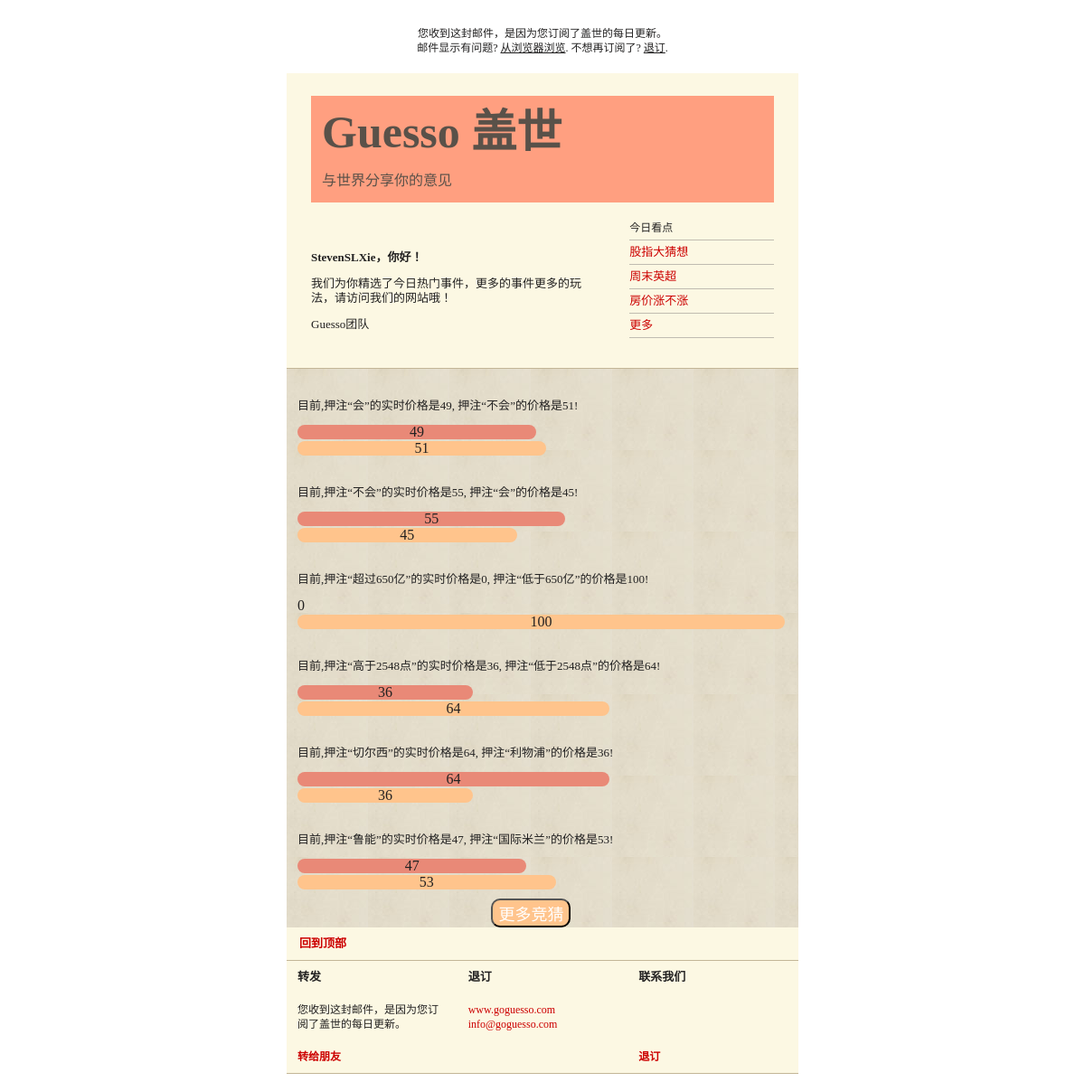
Page /email on the earlier database version.
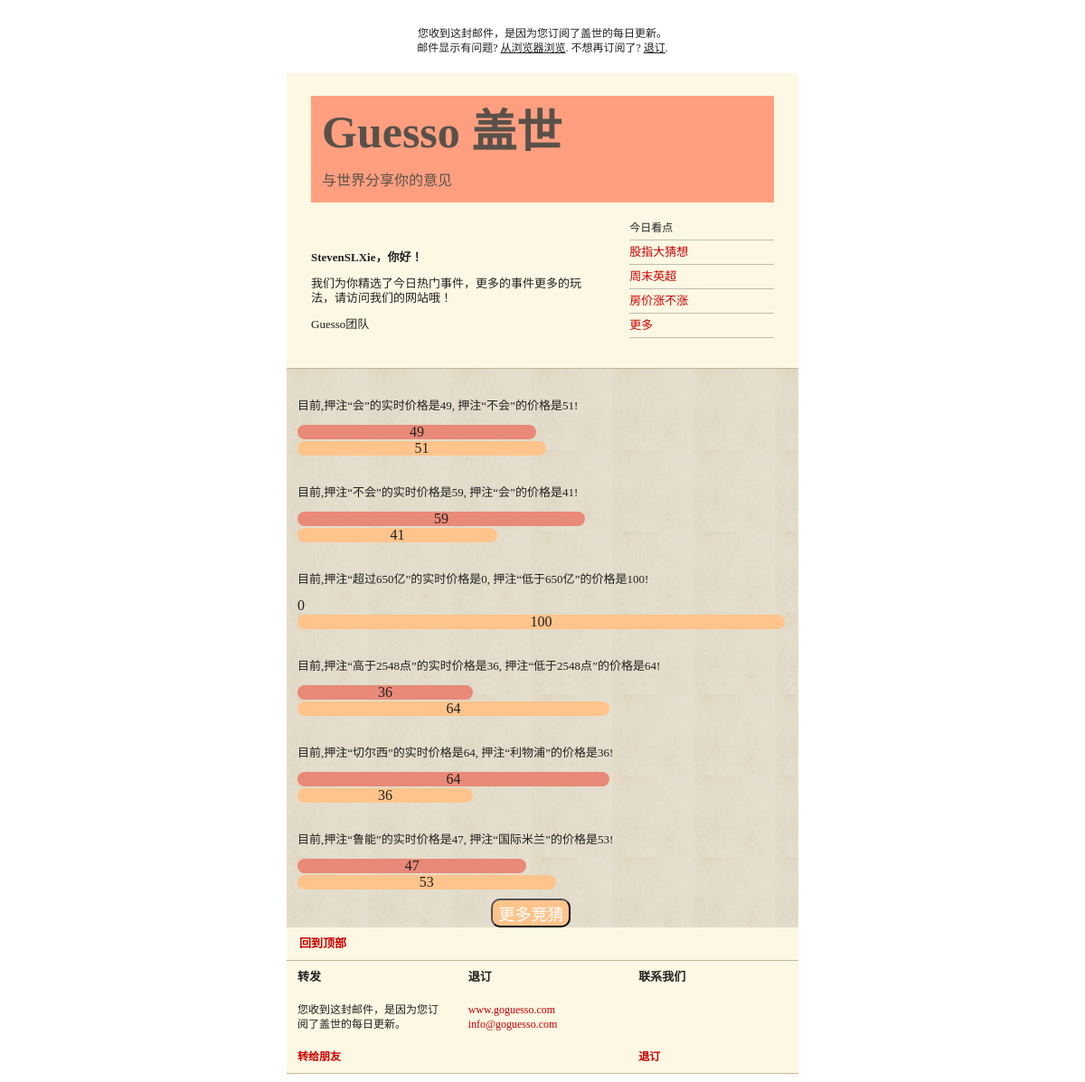
Same page on the later database version.
### Guess/models.py (models this page shows)
class Game(models.Model):
	headline = models.TextField()
	begin = models.DateTimeField(auto_now_add=True)
	expire = models.DateTimeField()
	name_home = models.CharField(max_length=30)
	price_home = models.IntegerField(default=50)
	num_home = models.IntegerField(default=0)
	name_away = models.CharField(max_length=30)
	price_away = models.IntegerField(default=50)
	num_away = models.IntegerField(default=0)
	outcome = models.BooleanField(default=False)   # True means home wins and vice versa
	ended = models.BooleanField(default=False)
	event = models.IntegerField()
	is_primary = models.IntegerField(default=0)
	game_tag = models.ManyToManyField(GameTag)
	class Meta:
		ordering = ('expire',)

### Guess/views.py (the view)
# urls.py: url(r'^email$', 'Guess.views.email', name='email'),
def email(request):
	games = Game.objects.filter(ended=False, is_primary=True).order_by('-event')
	person = Person.objects.get(pk=1)
	return render(request, 'email2.html', {'person':person, 'games': games})

### Guess/templates/email2.html (shortened to what the changed rows need)
<!DOCTYPE html PUBLIC "-//W3C//DTD HTML 4.01//EN" "http://www.w3.org/TR/html4/strict.dtd">
<head>
</head>
<body style="background-color: rgba(255,255,255,1); color: #222121; font-family: 'Times New Roman', Times, serif; font-size: 13px; line-height: 16px; text-align: left;">
	<table cellspacing="0" border="0" align="center" cellpadding="1" width="100%">
		<tr>
			<td valign="top">
				<table class="main-body" cellspacing="0" border="0" align="center" style="background-color: rgba(255,255,255,1);  color: #222121; font-family: 'Times New Roman', Times, serif; font-size: 13px; line-height: 16px;" cellpadding="0" width="616">
						<tr>
							<td class="main-td" style="padding: 0 25px;">
								<table class="intro" cellspacing="15" border="0" style="background-color: rgba(252,248,227,1); border-bottom: 1px solid #c3b697;" cellpadding="0" width="100%">
									<tr>
										<td valign="top" style="padding: 10px 12px 0px;" colspan="2">
											<table class="banner" cellspacing="0" border="0" style="background:#FF9F80; color: #fcfbfa; font-family: 'Times New Roman', Times, serif;" cellpadding="0" width="100%">
												<tr>
													<td class="title" valign="top" style="padding: 0 12px 0;">
														<h1 style="padding: 0; color:#595149; font-family: 'Times New Roman', Times, serif; font-size: 50px; line-height: 60px; margin-top: 10px; margin-bottom: 0">Guesso 盖世</h1>
													</td>
												</tr>
											</table>
										</td>
									</tr>
								</table>
							</td>
						</tr>
						<tr>
							<td class="main-td" valign="top" style="padding: 0 25px;">
								<table class="main-content" cellspacing="0" border="0" style="background-color: rgba(252,248,227,1); background-image: url(images/bg-content.jpg); border-bottom: 1px solid #c3b697;  color: #222121; font-family: 'Times New Roman', Times, serif; font-size: 13px; line-height: 16px;" cellpadding="0" width="100%">
									{% for game in games %}
                                    <tr>
										<td class="content" align="left" valign="top" style="padding: 20px 15px 0 12px;">
											<p style="padding: 0; font-family: 'Times New Roman', Times, serif;">目前,押注“{{ game.name_home }}”的实时价格是{{ game.price_home }}, 押注“{{ game.name_away }}”的价格是{{ game.price_away }}!</p>
                                            <div class="progress">
                                                <div class="progress-bar" align="center" style="background: rgba(233, 137,119 , 1);border-radius:10px; font-size:16px; margin-bottom: 2px; width: {{ game.price_home }}%">{{ game.price_home }}</div>
                                                <div class="progress-bar" align="center" style="background: rgba(255,196,140,1);border-radius: 10px; font-size: 16px; width: {{ game.price_away }}%">{{ game.price_away }}</div>
                                            </div>
										</td>
									</tr>
                                    {% endfor %}
								</table>
							</td>
						</tr>
						</table>
					</td>
				</tr>
			</table>
</body>

Differences in the rows shown:
changed Game (number 2 of 6 on the later page): price_home "55" → "59"; price_away "45" → "41"
